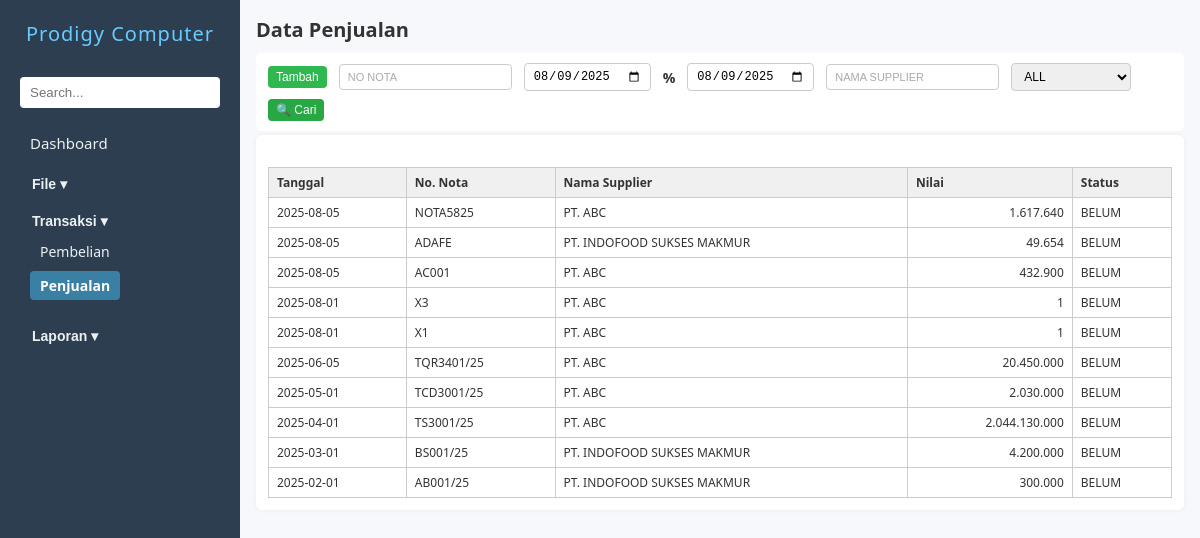
Before: /penjualan.php with the older database file.
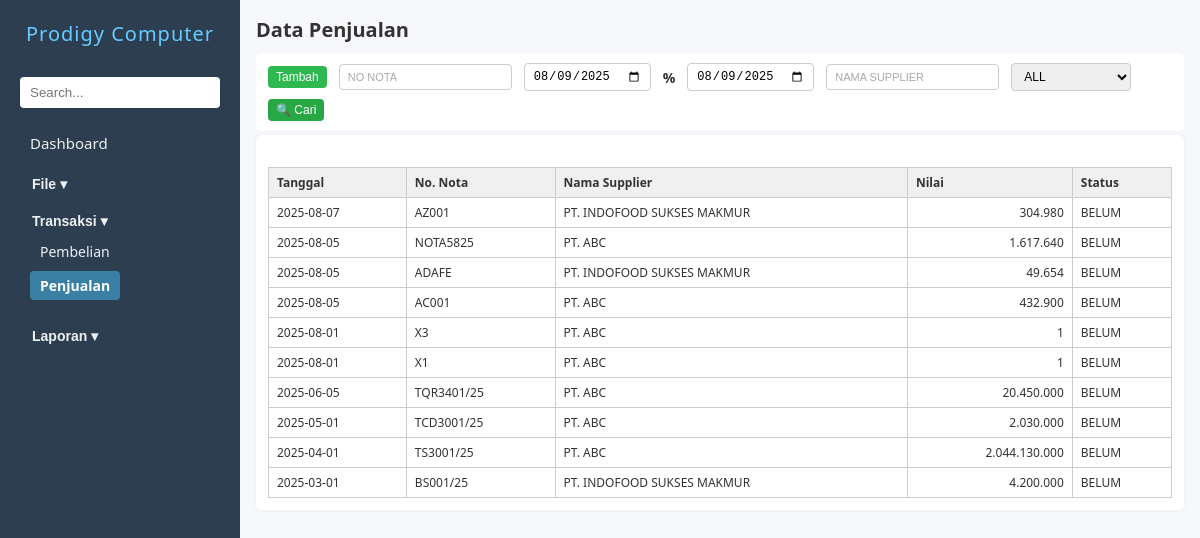
After: the same page with the newer database file.
### tables this page shows
CREATE TABLE `zbeli` (
  `nonota` char(30) DEFAULT NULL,
  `tgl` date DEFAULT NULL,
  `kodesup` char(10) DEFAULT NULL,
  `kodegd` char(10) NOT NULL,
  `nilai` double DEFAULT 0,
  `lunas` int(11) DEFAULT 0,
  `tgltempo` date DEFAULT NULL,
  `ppn` double(10,2) DEFAULT 0.00,
  `hppn` double(10,2) DEFAULT 0.00,
  `disc1` double(10,2) DEFAULT 0.00,
  `hdisc1` double(10,2) DEFAULT 0.00,
  `disc2` double(10,2) DEFAULT 0.00,
  `hdisc2` double(10,2) DEFAULT 0.00,
  `disc3` double(10,2) DEFAULT 0.00,
  `hdisc3` double(10,2) DEFAULT 0.00
);

CREATE TABLE `zsupplier` (
  `kodesup` char(10) NOT NULL,
  `namasup` tinytext NOT NULL,
  `alamat` tinytext NOT NULL,
  `kota` tinytext NOT NULL,
  `ktp` char(20) NOT NULL,
  `npwp` char(30) NOT NULL
);

### penjualan.php (the view, shortened to what this page needs)
<?php
include 'koneksi.php';
$query = mysqli_query($conn, "
    SELECT zbeli.tgl, zbeli.nonota, zsupplier.namasup, zbeli.nilai, zbeli.lunas
    FROM zbeli
    JOIN zsupplier ON zbeli.kodesup = zsupplier.kodesup
    ORDER BY zbeli.tgl DESC, zbeli.nonota DESC
    LIMIT 10
");
?>
<!DOCTYPE html>
<html lang="en">
<head>
    <link rel="stylesheet" href="navbar.css" />
    <link rel="stylesheet" href="form.css" />
</head>
<body>
    <?php include 'navbar.php'; ?>
    <main>
        <h2>Data Penjualan</h2>
        <div class="action-bar">
            <button type="button" name="btnTambah" id="btnTambah" class="action-btn tambah" onclick="window.location.href='inputpenjualan.php'">Tambah</button>
            <input type="text" name="noNota" id="inputNoNota" placeholder="No Nota" style="text-transform: uppercase;">
            <input type="date" name="tgl1" id="inputTgl1">
            <span>%</span>
            <input type="date" name="tgl2" id="inputTgl2">
            <div style="position: relative;">
                <input type="text" name="namasup" id="inputNamasup" placeholder="Nama supplier" autocomplete="off" style="text-transform: uppercase;">
            </div>
            <select name="statusBayar" id="statusBayar">
                <option value="all">ALL</option>
            </select>
            <button type="button" name="btnSearch" id="btnSearch" class="action-btn cari" onclick="triggerSearch()">🔍 Cari</button>
        </div>
        <form id="pembelianForm" action="prosespembelian.php" method="POST" enctype="multipart/form-data" onsubmit="return validateForm()">
            <div id="tabelHasil" class="form-grid" style="margin-top: 20px;">
                <table class="tabel-hasil">
                    <thead>
                        <tr>
                            <th>Tanggal</th>
                            <th>No. Nota</th>
                            <th>Nama Supplier</th>
                            <th>Nilai</th>
                            <th>Status</th>
                        </tr>
                    </thead>
                    <tbody>
                        <?php while ($row = mysqli_fetch_assoc($query)): ?>
                            <tr onclick="tampilkanKonfirmasiEdit('<?= $row['nonota'] ?>')">
                                <td><?= $row['tgl'] ?></td>
                                <td><?= $row['nonota'] ?></td>
                                <td><?= $row['namasup'] ?></td>
                                <td style="text-align: right;"><?= number_format($row['nilai'], 0, ',', '.') ?></td>
                                <td><?= $row['lunas'] ? 'LUNAS' : 'BELUM' ?></td>
                            </tr>
                        <?php endwhile; ?>
                    </tbody>
                </table>
            </div>
        </form>
    </main>
</body>
</html>

Changed rows visible on the page:
no longer on this page (row unchanged): zbeli: tgl "2025-02-01", nonota "AB001/25", zsupplier.namasup "PT. INDOFOOD SUKSES MAKMUR", nilai "300.000", lunas "BELUM"
added zbeli: tgl "2025-08-07", nonota "AZ001", zsupplier.namasup "PT. INDOFOOD SUKSES MAKMUR", nilai "304.980", lunas "BELUM"
